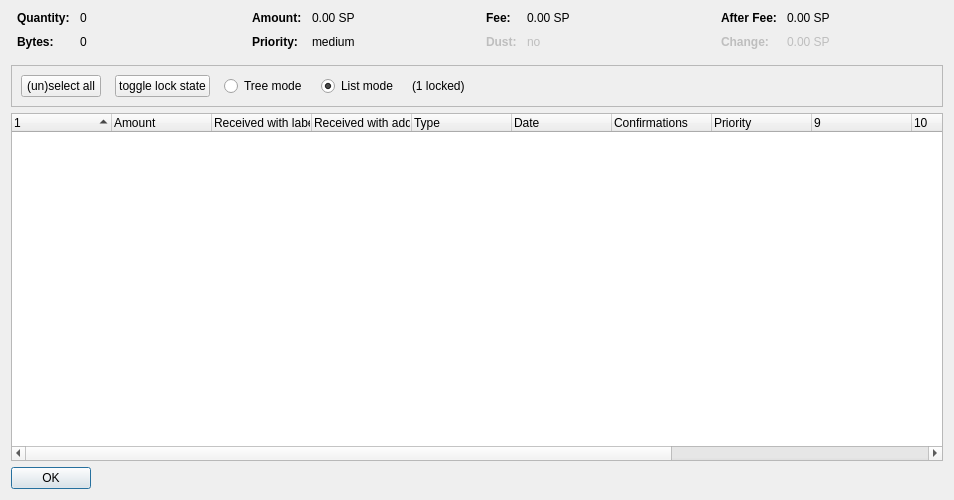
<?xml version="1.0" encoding="UTF-8"?>
<ui version="4.0">
 <class>CoinControlDialog</class>
 <widget class="QDialog" name="CoinControlDialog">
  <property name="geometry">
   <rect>
    <x>0</x>
    <y>0</y>
    <width>954</width>
    <height>500</height>
   </rect>
  </property>
  <property name="windowTitle">
   <string>Coin Selection</string>
  </property>
  <layout class="QVBoxLayout" name="verticalLayout">
   <item>
    <layout class="QHBoxLayout" name="horizontalLayoutTop" stretch="0,0,0,0">
     <property name="topMargin">
      <number>0</number>
     </property>
     <property name="bottomMargin">
      <number>10</number>
     </property>
     <item>
      <layout class="QFormLayout" name="formLayoutCoinControl1">
       <property name="horizontalSpacing">
        <number>10</number>
       </property>
       <property name="verticalSpacing">
        <number>10</number>
       </property>
       <property name="leftMargin">
        <number>6</number>
       </property>
       <property name="rightMargin">
        <number>6</number>
       </property>
       <item row="0" column="0">
        <widget class="QLabel" name="labelCoinControlQuantityText">
         <property name="font">
          <font>
           <weight>75</weight>
           <bold>true</bold>
          </font>
         </property>
         <property name="text">
          <string>Quantity:</string>
         </property>
        </widget>
       </item>
       <item row="0" column="1">
        <widget class="QLabel" name="labelCoinControlQuantity">
         <property name="cursor">
          <cursorShape>IBeamCursor</cursorShape>
         </property>
         <property name="contextMenuPolicy">
          <enum>Qt::ActionsContextMenu</enum>
         </property>
         <property name="text">
          <string notr="true">0</string>
         </property>
         <property name="textInteractionFlags">
          <set>Qt::LinksAccessibleByMouse|Qt::TextSelectableByKeyboard|Qt::TextSelectableByMouse</set>
         </property>
        </widget>
       </item>
       <item row="1" column="0">
        <widget class="QLabel" name="labelCoinControlBytesText">
         <property name="font">
          <font>
           <weight>75</weight>
           <bold>true</bold>
          </font>
         </property>
         <property name="text">
          <string>Bytes:</string>
         </property>
        </widget>
       </item>
       <item row="1" column="1">
        <widget class="QLabel" name="labelCoinControlBytes">
         <property name="cursor">
          <cursorShape>IBeamCursor</cursorShape>
         </property>
         <property name="contextMenuPolicy">
          <enum>Qt::ActionsContextMenu</enum>
         </property>
         <property name="text">
          <string notr="true">0</string>
         </property>
         <property name="textInteractionFlags">
          <set>Qt::LinksAccessibleByMouse|Qt::TextSelectableByKeyboard|Qt::TextSelectableByMouse</set>
         </property>
        </widget>
       </item>
      </layout>
     </item>
     <item>
      <layout class="QFormLayout" name="formLayoutCoinControl2">
       <property name="horizontalSpacing">
        <number>10</number>
       </property>
       <property name="verticalSpacing">
        <number>10</number>
       </property>
       <property name="leftMargin">
        <number>6</number>
       </property>
       <property name="rightMargin">
        <number>6</number>
       </property>
       <item row="0" column="0">
        <widget class="QLabel" name="labelCoinControlAmountText">
         <property name="font">
          <font>
           <weight>75</weight>
           <bold>true</bold>
          </font>
         </property>
         <property name="text">
          <string>Amount:</string>
         </property>
        </widget>
       </item>
       <item row="0" column="1">
        <widget class="QLabel" name="labelCoinControlAmount">
         <property name="cursor">
          <cursorShape>IBeamCursor</cursorShape>
         </property>
         <property name="contextMenuPolicy">
          <enum>Qt::ActionsContextMenu</enum>
         </property>
         <property name="text">
          <string notr="true">0.00 SP</string>
         </property>
         <property name="textInteractionFlags">
          <set>Qt::LinksAccessibleByMouse|Qt::TextSelectableByKeyboard|Qt::TextSelectableByMouse</set>
         </property>
        </widget>
       </item>
       <item row="1" column="0">
        <widget class="QLabel" name="labelCoinControlPriorityText">
         <property name="font">
          <font>
           <weight>75</weight>
           <bold>true</bold>
          </font>
         </property>
         <property name="text">
          <string>Priority:</string>
         </property>
        </widget>
       </item>
       <item row="1" column="1">
        <widget class="QLabel" name="labelCoinControlPriority">
         <property name="cursor">
          <cursorShape>IBeamCursor</cursorShape>
         </property>
         <property name="contextMenuPolicy">
          <enum>Qt::ActionsContextMenu</enum>
         </property>
         <property name="text">
          <string>medium</string>
         </property>
         <property name="textInteractionFlags">
          <set>Qt::LinksAccessibleByMouse|Qt::TextSelectableByKeyboard|Qt::TextSelectableByMouse</set>
         </property>
        </widget>
       </item>
      </layout>
     </item>
     <item>
      <layout class="QFormLayout" name="formLayoutCoinControl3">
       <property name="horizontalSpacing">
        <number>10</number>
       </property>
       <property name="verticalSpacing">
        <number>10</number>
       </property>
       <property name="leftMargin">
        <number>6</number>
       </property>
       <property name="rightMargin">
        <number>6</number>
       </property>
       <item row="0" column="0">
        <widget class="QLabel" name="labelCoinControlFeeText">
         <property name="font">
          <font>
           <weight>75</weight>
           <bold>true</bold>
          </font>
         </property>
         <property name="text">
          <string>Fee:</string>
         </property>
        </widget>
       </item>
       <item row="0" column="1">
        <widget class="QLabel" name="labelCoinControlFee">
         <property name="cursor">
          <cursorShape>IBeamCursor</cursorShape>
         </property>
         <property name="contextMenuPolicy">
          <enum>Qt::ActionsContextMenu</enum>
         </property>
         <property name="text">
          <string notr="true">0.00 SP</string>
         </property>
         <property name="textInteractionFlags">
          <set>Qt::LinksAccessibleByMouse|Qt::TextSelectableByKeyboard|Qt::TextSelectableByMouse</set>
         </property>
        </widget>
       </item>
       <item row="1" column="0">
        <widget class="QLabel" name="labelCoinControlLowOutputText">
         <property name="enabled">
          <bool>false</bool>
         </property>
         <property name="font">
          <font>
           <weight>75</weight>
           <bold>true</bold>
          </font>
         </property>
         <property name="text">
          <string>Dust:</string>
         </property>
        </widget>
       </item>
       <item row="1" column="1">
        <widget class="QLabel" name="labelCoinControlLowOutput">
         <property name="enabled">
          <bool>false</bool>
         </property>
         <property name="cursor">
          <cursorShape>IBeamCursor</cursorShape>
         </property>
         <property name="contextMenuPolicy">
          <enum>Qt::ActionsContextMenu</enum>
         </property>
         <property name="text">
          <string>no</string>
         </property>
         <property name="textInteractionFlags">
          <set>Qt::LinksAccessibleByMouse|Qt::TextSelectableByKeyboard|Qt::TextSelectableByMouse</set>
         </property>
        </widget>
       </item>
      </layout>
     </item>
     <item>
      <layout class="QFormLayout" name="formLayoutCoinControl4">
       <property name="horizontalSpacing">
        <number>10</number>
       </property>
       <property name="verticalSpacing">
        <number>10</number>
       </property>
       <property name="leftMargin">
        <number>6</number>
       </property>
       <property name="rightMargin">
        <number>6</number>
       </property>
       <item row="0" column="0">
        <widget class="QLabel" name="labelCoinControlAfterFeeText">
         <property name="font">
          <font>
           <weight>75</weight>
           <bold>true</bold>
          </font>
         </property>
         <property name="text">
          <string>After Fee:</string>
         </property>
        </widget>
       </item>
       <item row="0" column="1">
        <widget class="QLabel" name="labelCoinControlAfterFee">
         <property name="cursor">
          <cursorShape>IBeamCursor</cursorShape>
         </property>
         <property name="contextMenuPolicy">
          <enum>Qt::ActionsContextMenu</enum>
         </property>
         <property name="text">
          <string notr="true">0.00 SP</string>
         </property>
         <property name="textInteractionFlags">
          <set>Qt::LinksAccessibleByMouse|Qt::TextSelectableByKeyboard|Qt::TextSelectableByMouse</set>
         </property>
        </widget>
       </item>
       <item row="1" column="0">
        <widget class="QLabel" name="labelCoinControlChangeText">
         <property name="enabled">
          <bool>false</bool>
         </property>
         <property name="font">
          <font>
           <weight>75</weight>
           <bold>true</bold>
          </font>
         </property>
         <property name="text">
          <string>Change:</string>
         </property>
        </widget>
       </item>
       <item row="1" column="1">
        <widget class="QLabel" name="labelCoinControlChange">
         <property name="enabled">
          <bool>false</bool>
         </property>
         <property name="cursor">
          <cursorShape>IBeamCursor</cursorShape>
         </property>
         <property name="contextMenuPolicy">
          <enum>Qt::ActionsContextMenu</enum>
         </property>
         <property name="text">
          <string notr="true">0.00 SP</string>
         </property>
         <property name="textInteractionFlags">
          <set>Qt::LinksAccessibleByMouse|Qt::TextSelectableByKeyboard|Qt::TextSelectableByMouse</set>
         </property>
        </widget>
       </item>
      </layout>
     </item>
    </layout>
   </item>
   <item>
    <widget class="QFrame" name="frame">
     <property name="minimumSize">
      <size>
       <width>0</width>
       <height>40</height>
      </size>
     </property>
     <property name="frameShape">
      <enum>QFrame::StyledPanel</enum>
     </property>
     <property name="frameShadow">
      <enum>QFrame::Sunken</enum>
     </property>
     <layout class="QHBoxLayout" name="horizontalLayout">
      <item>
       <layout class="QHBoxLayout" name="horizontalLayoutPanel" stretch="0,0,0,0,0,0">
        <property name="spacing">
         <number>14</number>
        </property>
        <item>
         <widget class="QPushButton" name="pushButtonSelectAll">
          <property name="sizePolicy">
           <sizepolicy hsizetype="Maximum" vsizetype="Fixed">
            <horstretch>0</horstretch>
            <verstretch>0</verstretch>
           </sizepolicy>
          </property>
          <property name="text">
           <string>(un)select all</string>
          </property>
          <property name="autoDefault">
           <bool>false</bool>
          </property>
         </widget>
        </item>
        <item>
         <widget class="QPushButton" name="pushButtonToggleLock">
          <property name="sizePolicy">
           <sizepolicy hsizetype="Maximum" vsizetype="Fixed">
            <horstretch>0</horstretch>
            <verstretch>0</verstretch>
           </sizepolicy>
          </property>
          <property name="text">
           <string>toggle lock state</string>
          </property>
          <property name="autoDefault">
           <bool>false</bool>
          </property>
         </widget>
        </item>
        <item>
         <widget class="QRadioButton" name="radioTreeMode">
          <property name="sizePolicy">
           <sizepolicy hsizetype="Maximum" vsizetype="Fixed">
            <horstretch>0</horstretch>
            <verstretch>0</verstretch>
           </sizepolicy>
          </property>
          <property name="text">
           <string>Tree mode</string>
          </property>
         </widget>
        </item>
        <item>
         <widget class="QRadioButton" name="radioListMode">
          <property name="sizePolicy">
           <sizepolicy hsizetype="Maximum" vsizetype="Fixed">
            <horstretch>0</horstretch>
            <verstretch>0</verstretch>
           </sizepolicy>
          </property>
          <property name="text">
           <string>List mode</string>
          </property>
          <property name="checked">
           <bool>true</bool>
          </property>
         </widget>
        </item>
        <item>
         <widget class="QLabel" name="labelLocked">
          <property name="text">
           <string>(1 locked)</string>
          </property>
         </widget>
        </item>
        <item>
         <spacer name="horizontalSpacer">
          <property name="orientation">
           <enum>Qt::Horizontal</enum>
          </property>
          <property name="sizeHint" stdset="0">
           <size>
            <width>40</width>
            <height>20</height>
           </size>
          </property>
         </spacer>
        </item>
       </layout>
      </item>
     </layout>
    </widget>
   </item>
   <item>
    <widget class="CoinControlTreeWidget" name="treeWidget">
     <property name="contextMenuPolicy">
      <enum>Qt::CustomContextMenu</enum>
     </property>
     <property name="sortingEnabled">
      <bool>false</bool>
     </property>
     <property name="columnCount">
      <number>13</number>
     </property>
     <attribute name="headerShowSortIndicator" stdset="0">
      <bool>true</bool>
     </attribute>
     <attribute name="headerStretchLastSection">
      <bool>false</bool>
     </attribute>
     <column>
      <property name="text">
       <string/>
      </property>
     </column>
     <column>
      <property name="text">
       <string>Amount</string>
      </property>
     </column>
     <column>
      <property name="text">
       <string>Received with label</string>
      </property>
     </column>
     <column>
      <property name="text">
       <string>Received with address</string>
      </property>
     </column>
     <column>
      <property name="text">
	<string>Type</string>
      </property>
     </column>
     <column>
      <property name="text">	 
       <string>Date</string>
      </property>
     </column>
     <column>
      <property name="text">
       <string>Confirmations</string>
      </property>
      <property name="toolTip">
       <string>Confirmed</string>
      </property>
     </column>
     <column>
      <property name="text">
       <string>Priority</string>
      </property>
     </column>
     <column>
      <property name="text">
       <string/>
      </property>
     </column>
     <column>
      <property name="text">
       <string/>
      </property>
     </column>
     <column>
      <property name="text">
       <string/>
      </property>
     </column>
     <column>
      <property name="text">
       <string/>
      </property>
     </column>
     <column>
      <property name="text">
       <string/>
      </property>
     </column>
    </widget>
   </item>
   <item>
    <widget class="QDialogButtonBox" name="buttonBox">
     <property name="sizePolicy">
      <sizepolicy hsizetype="Maximum" vsizetype="Fixed">
       <horstretch>0</horstretch>
       <verstretch>0</verstretch>
      </sizepolicy>
     </property>
     <property name="orientation">
      <enum>Qt::Horizontal</enum>
     </property>
     <property name="standardButtons">
      <set>QDialogButtonBox::Ok</set>
     </property>
    </widget>
   </item>
  </layout>
 </widget>
 <customwidgets>
  <customwidget>
   <class>CoinControlTreeWidget</class>
   <extends>QTreeWidget</extends>
   <header>coincontroltreewidget.h</header>
  </customwidget>
 </customwidgets>
 <resources/>
 <connections/>
</ui>
